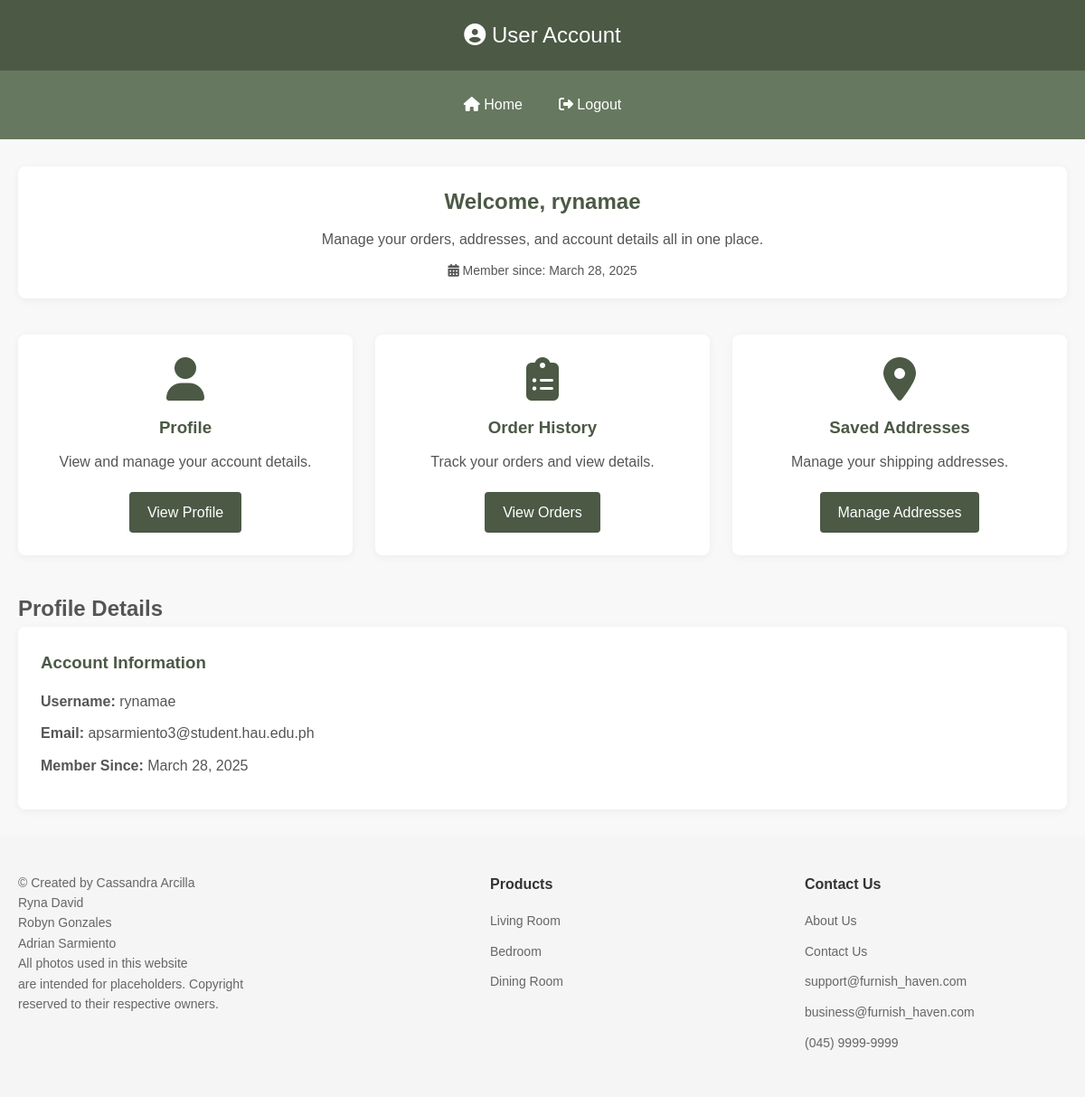
Page /account.php (signed in) on the committed database.
### tables this page shows
CREATE TABLE `users` (
  `id` int(11) NOT NULL,
  `username` varchar(50) NOT NULL,
  `email` varchar(100) NOT NULL,
  `password_hash` varchar(255) NOT NULL,
  `created_at` timestamp NOT NULL DEFAULT current_timestamp(),
  `last_login` timestamp NULL DEFAULT NULL
);

### account.php (the view, shortened to what this page needs)
<?php
require_once 'config.php';
$user_id = $_SESSION['user_id'];
$user_query = "
    SELECT
        username,
        email,
        created_at
    FROM
        users
    WHERE
        id = ?
";
try {
    $stmt = $pdo->prepare($user_query);
    $stmt->execute([$user_id]);
    $user_profile = $stmt->fetch(PDO::FETCH_ASSOC);
} catch (PDOException $e) {
    error_log('Database fetch error: ' . $e->getMessage());
    $error_message = "Unable to retrieve user information.";
}
?>
<!DOCTYPE html>
<html lang="en">
<head>
    <link rel="stylesheet" href="https://cdnjs.cloudflare.com/ajax/libs/font-awesome/6.4.0/css/all.min.css">
</head>
<body>
    <header class="header">
        <i class="fas fa-user-circle"></i> User Account
    </header>
    <nav class="nav">
        <a href="home.php"><i class="fas fa-home"></i> Home</a>
        <a href="login.php"><i class="fas fa-sign-out-alt"></i> Logout</a>
    </nav>
    <div class="container">
        <section class="account-dashboard">
            <h2 id="userGreeting">Welcome, <?php echo htmlspecialchars($user_profile['username']); ?></h2>
            <p>Manage your orders, addresses, and account details all in one place.</p>
            <div class="join-date" id="joinDate">
                <i class="fas fa-calendar-alt"></i> Member since:
                <?php echo date('F j, Y', strtotime($user_profile['created_at'])); ?>
            </div>
        </section>
        <div class="account-sections">
            <div class="account-card" data-section="orders">
                <i class="fas fa-clipboard-list fa-3x" style="color: var(--primary); margin-bottom: 15px;"></i>
                <h3>Order History</h3>
                <p>Track your orders and view details.</p>
                <a href="#" class="btn section-toggle">View Orders</a>
            </div>
            <div class="account-card" data-section="addresses">
                <i class="fas fa-map-marker-alt fa-3x" style="color: var(--primary); margin-bottom: 15px;"></i>
                <h3>Saved Addresses</h3>
                <p>Manage your shipping addresses.</p>
                <a href="#" class="btn section-toggle">Manage Addresses</a>
            </div>
        </div>
        <section id="profile" class="section">
            <h2>Profile Details</h2>
            <div class="profile-details">
                <h3>Account Information</h3>
                <p><strong>Username:</strong> <?php echo htmlspecialchars($user_profile['username']); ?></p>
                <p><strong>Email:</strong> <?php echo htmlspecialchars($user_profile['email']); ?></p>
                <p><strong>Member Since:</strong> <?php echo date('F j, Y', strtotime($user_profile['created_at'])); ?></p>
            </div>
        </section>
    </div>
    <footer class="footer">
        <div class="footer-container">
            <div class="footer-copyright">
                <p>
                    © Created by Cassandra Arcilla<br>
                    Ryna David<br>
                    Robyn Gonzales<br>
                    Adrian Sarmiento<br>
                    All photos used in this website<br>
                    are intended for placeholders. Copyright<br>
                    reserved to their respective owners.
                </p>
            </div>
            <div class="footer-column">
                <h3>Products</h3>
                <ul>
                    <li><a href="living_room.php">Living Room</a></li>
                    <li><a href="bedroom.php">Bedroom</a></li>
                    <li><a href="dining_room.php">Dining Room</a></li>
                </ul>
            </div>
            <div class="footer-column">
                <h3>Contact Us</h3>
                <ul>
                    <li><a href="about.php">About Us</a></li>
                    <li><a href="contact.php">Contact Us</a></li>
                    <li><a href="mailto:support@furnish_haven.com">support@furnish_haven.com</a></li>
                    <li><a href="mailto:business@furnish_haven.com">business@furnish_haven.com</a></li>
                    <li><a href="tel:04599999999">(045) 9999-9999</a></li>
                </ul>
            </div>
        </div>
    </footer>
</body>
</html>

### account.php (style rules this page uses)
:root { --primary: #4B5945; --secondary: #66785F; --accent: #B2C9AD; --light: #f8f8f8; --dark: #333; --text: #555; --primary-bg: #f4f6f9; --card-bg: white; --text-dark: #2c3e50; }
* { margin: 0; padding: 0; box-sizing: border-box; }
body { font-family: 'Arial', sans-serif; line-height: 1.6; color: var(--text); background-color: var(--light); }
.header { background-color: var(--primary); color: white; padding: 20px; text-align: center; font-size: 24px; box-shadow: 0 2px 5px rgba(0,0,0,0.1); }
.nav { background-color: var(--secondary); display: flex; justify-content: center; flex-wrap: wrap; padding: 15px 0; }
.nav a { color: white; text-decoration: none; padding: 10px 15px; margin: 0 5px; transition: all 0.3s; border-radius: 4px; }
.container { max-width: 1200px; margin: 30px auto; padding: 0 20px; }
.footer { background-color: #f5f5f5; padding: 40px 0; font-family: Arial, sans-serif; }
.footer-container { max-width: 1200px; margin: 0 auto; display: flex; justify-content: space-between; padding: 0 20px; }
.footer-copyright { width: 40%; padding-right: 30px; }
.footer-copyright p { color: #666; font-size: 14px; margin: 0; line-height: 1.6; }
.footer-column { width: 25%; }
.footer h3 { color: #333; font-size: 16px; margin-bottom: 15px; font-weight: bold; }
.footer ul { list-style: none; padding: 0; margin: 0; }
.footer li { margin-bottom: 8px; }
.footer a { color: #666; text-decoration: none; font-size: 14px; transition: color 0.3s; }
.account-dashboard { text-align: center; margin-bottom: 40px; padding: 20px; background-color: white; border-radius: 8px; box-shadow: 0 2px 10px rgba(0,0,0,0.05); }
.account-dashboard h2 { color: var(--primary); margin-bottom: 10px; }
.account-dashboard .join-date { color: var(--text); font-size: 14px; margin-top: 10px; }
.account-sections { display: grid; grid-template-columns: repeat(auto-fit, minmax(300px, 1fr)); gap: 25px; margin-bottom: 40px; }
.account-card { background-color: white; border-radius: 8px; padding: 25px; box-shadow: 0 2px 10px rgba(0,0,0,0.05); transition: transform 0.3s, box-shadow 0.3s; text-align: center; }
.account-card h3 { color: var(--primary); margin-bottom: 10px; }
.account-card p { margin-bottom: 20px; color: var(--text); }
.btn { display: inline-block; padding: 10px 20px; background-color: var(--primary); color: white; text-decoration: none; border-radius: 4px; transition: background-color 0.3s; }
.section { display: none; }
.section.active { display: block; }
.profile-details { background-color: white; border-radius: 8px; padding: 25px; box-shadow: 0 2px 10px rgba(0,0,0,0.05); }
.profile-details h3 { color: var(--primary); margin-bottom: 15px; }
.profile-details p { margin-bottom: 10px; }

### rows in the picture
users: username "rynamae", created_at "March 28, 2025", email "apsarmiento3@student.hau.edu.ph"
